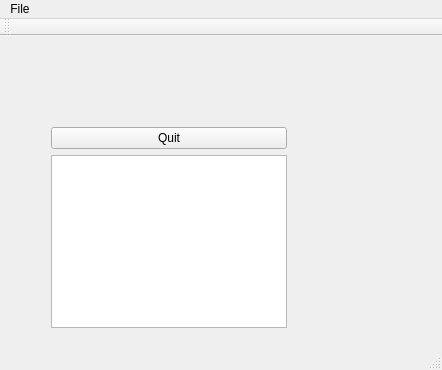
<?xml version="1.0" encoding="UTF-8"?>
<ui version="4.0">
 <class>Notepad</class>
 <widget class="QMainWindow" name="Notepad">
  <property name="geometry">
   <rect>
    <x>0</x>
    <y>0</y>
    <width>442</width>
    <height>370</height>
   </rect>
  </property>
  <property name="windowTitle">
   <string>Notepad</string>
  </property>
  <widget class="QWidget" name="centralWidget">
   <widget class="QWidget" name="">
    <property name="geometry">
     <rect>
      <x>40</x>
      <y>80</y>
      <width>258</width>
      <height>223</height>
     </rect>
    </property>
    <layout class="QVBoxLayout" name="verticalLayout">
     <item>
      <widget class="QPushButton" name="quitButton">
       <property name="text">
        <string>Quit</string>
       </property>
      </widget>
     </item>
     <item>
      <layout class="QHBoxLayout" name="horizontalLayout_2"/>
     </item>
     <item>
      <widget class="QTextEdit" name="textEdit"/>
     </item>
    </layout>
   </widget>
  </widget>
  <widget class="QMenuBar" name="menuBar">
   <property name="geometry">
    <rect>
     <x>0</x>
     <y>0</y>
     <width>442</width>
     <height>18</height>
    </rect>
   </property>
   <widget class="QMenu" name="menuFile">
    <property name="title">
     <string>File</string>
    </property>
    <addaction name="actionOpen"/>
    <addaction name="actionSave"/>
   </widget>
   <addaction name="menuFile"/>
  </widget>
  <widget class="QToolBar" name="mainToolBar">
   <attribute name="toolBarArea">
    <enum>TopToolBarArea</enum>
   </attribute>
   <attribute name="toolBarBreak">
    <bool>false</bool>
   </attribute>
  </widget>
  <widget class="QStatusBar" name="statusBar"/>
  <action name="actionOpen">
   <property name="text">
    <string>Open</string>
   </property>
  </action>
  <action name="actionSave">
   <property name="text">
    <string>Save</string>
   </property>
  </action>
 </widget>
 <layoutdefault spacing="6" margin="11"/>
 <resources/>
 <connections/>
</ui>
